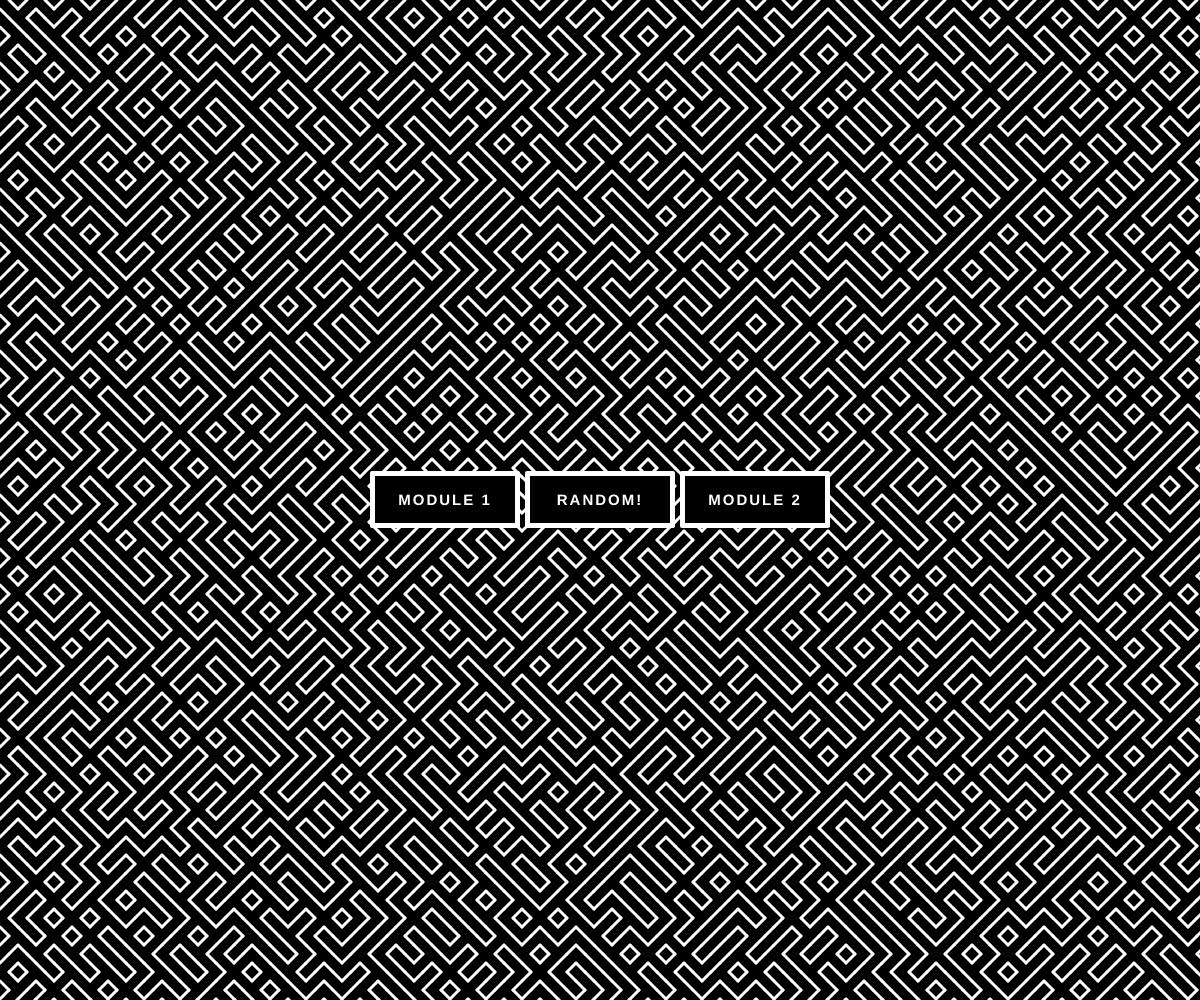
Frame 1 (no input)
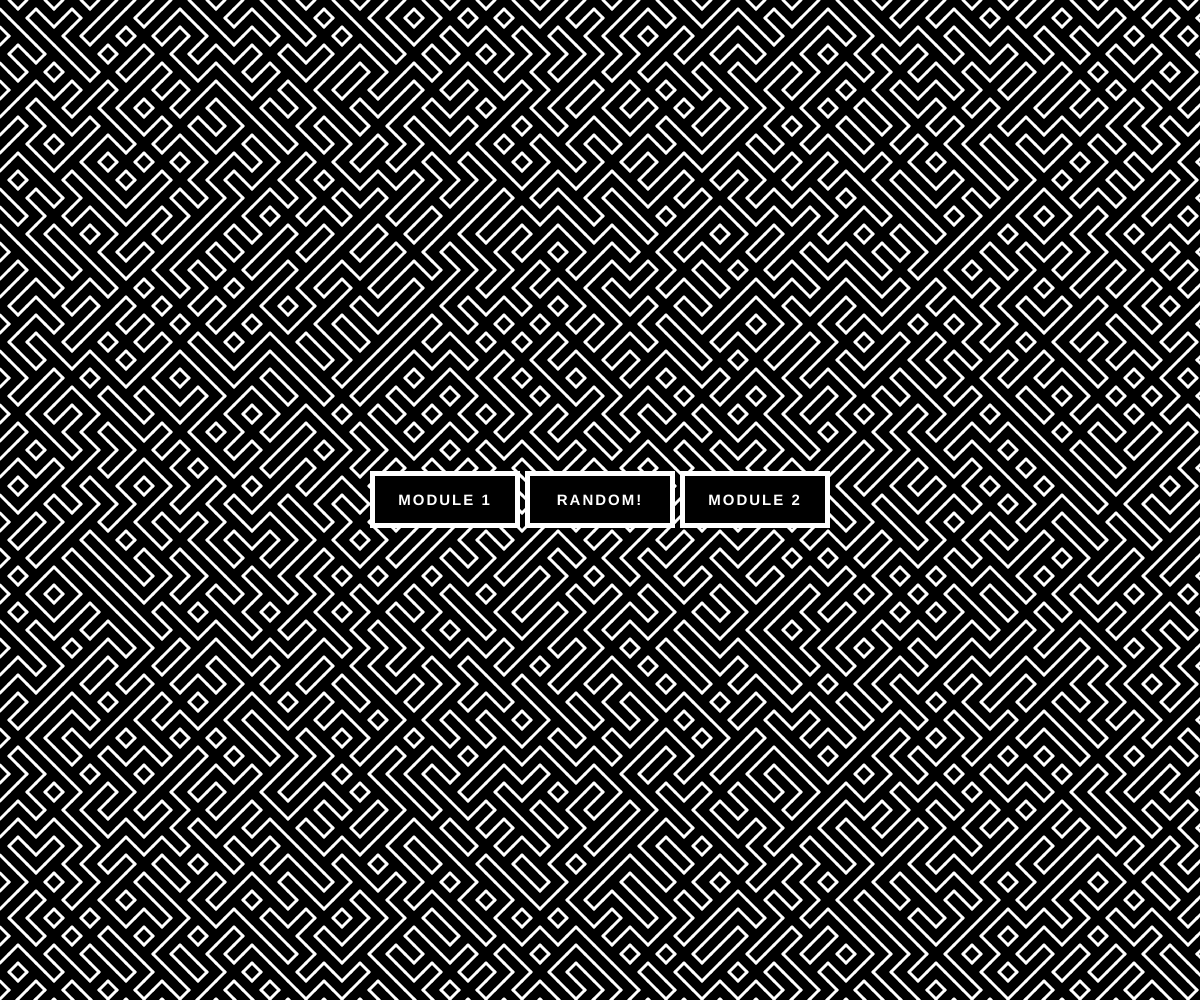
Frame 60 (no input)
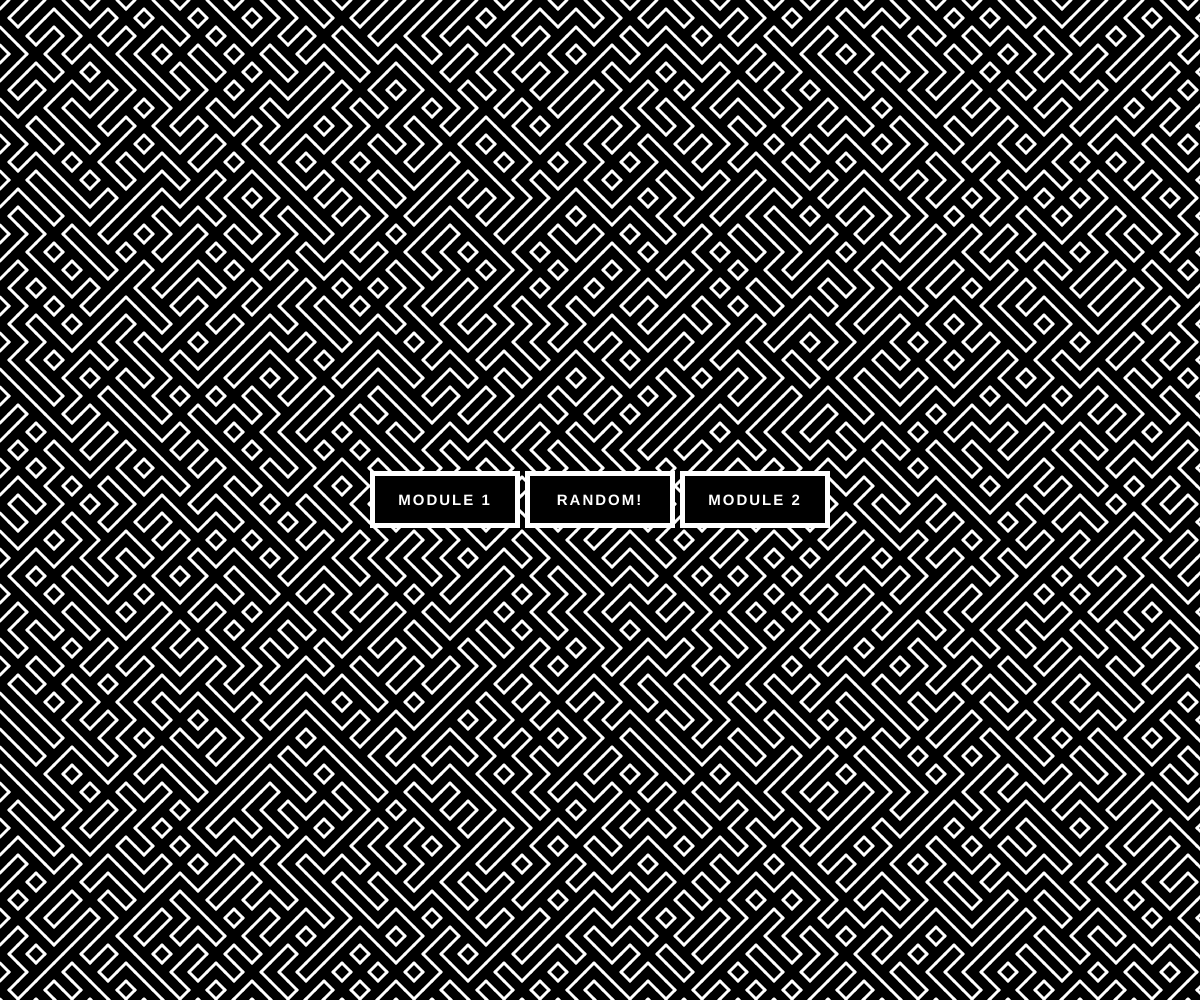
Frame 120 (the mouse pressed at the canvas centre since frame 60)

The p5.js sketch that drew these frames (run headless with seeded random() and noise() and a simulated clock; from frame 60 on, the mouse is pressed at the canvas centre):

// p5.js sketch
// ── sketch.js
var a=9;
var bgColor='black';
var lineColor='white';
var letterColor='white';

function preload(){
}

function setup(){
  createCanvas(windowWidth, windowHeight);

  background(bgColor);
  stroke(color(lineColor));
  strokeWeight(3);

  for (var y=0; y<height; y=y+(2*a)){
    for (var x=0; x<width; x=x+(2*a)){
      if (random()<0.5) {
        line(x, y+a, x+a, y);
        line(x+a, y+(2*a), x+(2*a), y+a);
      }
      else {
        line(x+a, y, x+(2*a), y+a);
        line(x, y+a, x+a, y+(2*a));
      }
    }
  }
}

function draw() {
  // ----***--- BUTTON - MODULE 1 ----***---
  b1 = createButton('MODULE 1');
  b1.position((width/2)-230,(height/2)-29);
  b1.size(150);
  b1.style('background-color', bgColor);
  b1.style('font-size', '15px');
  b1.style('font-weight', 'bold');
  b1.style('letter-spacing','2px');
  b1.style('color', letterColor);
  b1.style('padding', '15px');
  b1.style('border-style', 'solid');
  b1.style('border-width', '5px');
  b1.style('border-color', lineColor);
  b1.style('border-radius', '2px');

  b1.mousePressed(modOne);

  // ----***--- BUTTON - RANDOM! ----***---
  b2 = createButton('RANDOM!');
  b2.position((width/2)-75,(height/2)-29);
  b2.size(150);
  b2.style('background-color', bgColor);
  b2.style('font-size', '15px');
  b2.style('font-weight', 'bold');
  b2.style('letter-spacing','2px');
  b2.style('color', letterColor);
  b2.style('padding', '15px');
  b2.style('border-style', 'solid');
  b2.style('border-width', '5px');
  b2.style('border-color', lineColor);
  b2.style('border-radius', '2px');

  b2.mousePressed(modRan);

  // ----***--- BUTTON - MODULE 2 ----***---
  b3 = createButton('MODULE 2');
  b3.position((width/2)+80,(height/2)-29);
  b3.size(150);
  b3.style('background-color', bgColor);
  b3.style('font-size', '15px');
  b3.style('font-weight', 'bold');
  b3.style('letter-spacing','2px');
  b3.style('color', letterColor);
  b3.style('padding', '15px');
  b3.style('border-style', 'solid');
  b3.style('border-width', '5px');
  b3.style('border-color', lineColor);
  b3.style('border-radius', '2px');

  b3.mousePressed(modTwo);
}

function modOne(){
  background(bgColor);
  for (var y=0; y<height; y=y+(2*a)){
    for (var x=0; x<width; x=x+(2*a)){
        line(x, y+a, x+a, y);
        line(x+a, y+(2*a), x+(2*a), y+a);
    }
  }
}

function modRan(){
  background(bgColor);
  for (var y=0; y<height; y=y+(2*a)){
    for (var x=0; x<width; x=x+(2*a)){
      if (random()<0.5) {
        line(x, y+a, x+a, y);
        line(x+a, y+(2*a), x+(2*a), y+a);
      }
      else {
        line(x+a, y, x+(2*a), y+a);
        line(x, y+a, x+a, y+(2*a));
      }
    }
  }
}

function modTwo(){
  background(bgColor);
  for (var y=0; y<height; y=y+(2*a)){
    for (var x=0; x<width; x=x+(2*a)){
        line(x+a, y, x+(2*a), y+a);
        line(x, y+a, x+a, y+(2*a));
    }
  }
}
